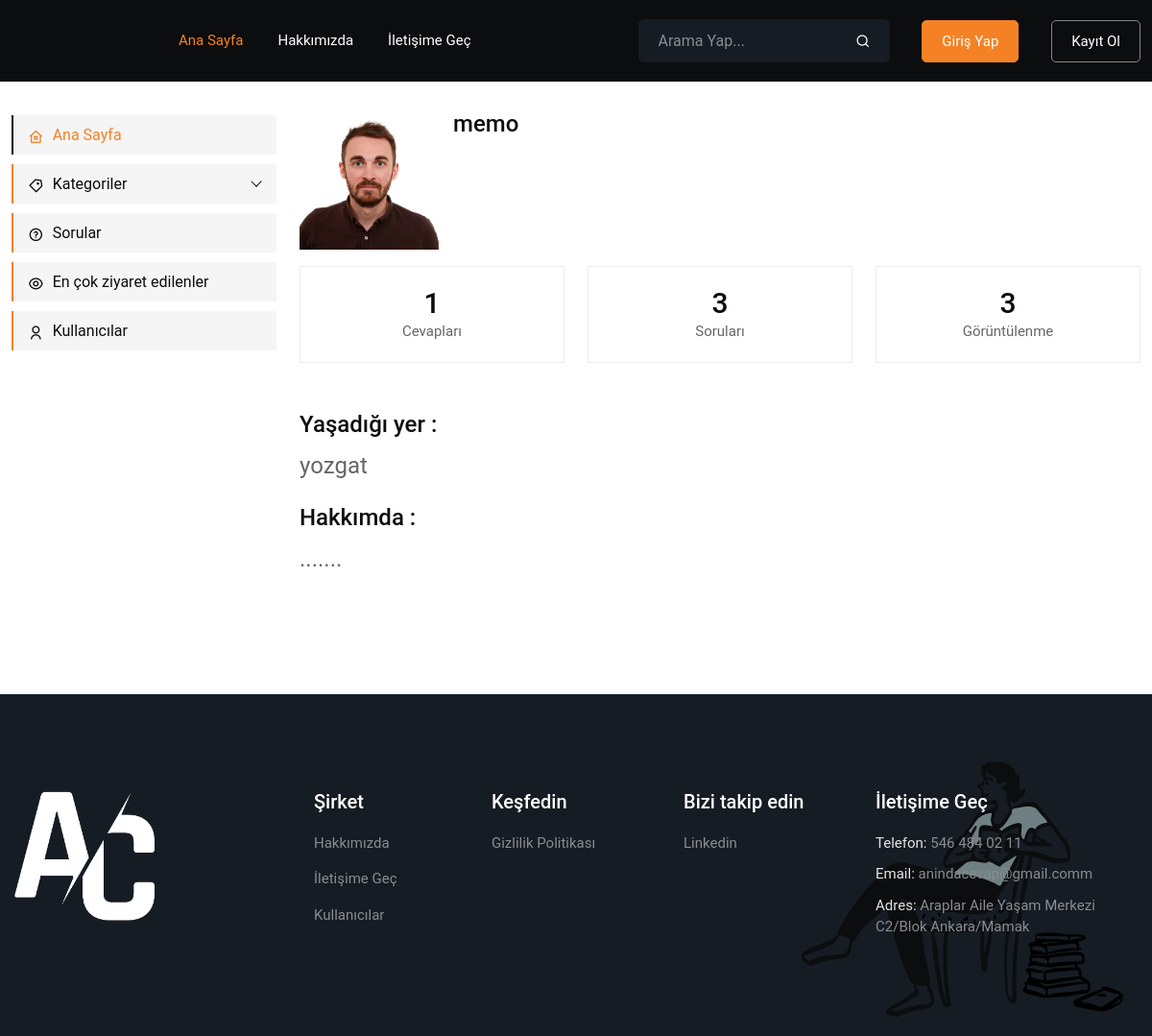
Page /AnindaCevapProjesi/default/user.php?user_id=6 on the committed database.
### tables this page shows
CREATE TABLE `user_details` (
  `user_id` int NOT NULL,
  `display_name` varchar(50) NOT NULL,
  `user_image` varchar(255) DEFAULT NULL,
  `user_about` mediumtext,
  `number_of_questions` int DEFAULT '0',
  `number_of_answers` int DEFAULT '0',
  `country` varchar(50) DEFAULT NULL,
  KEY `user_id` (`user_id`),
  CONSTRAINT `user_details_ibfk_1` FOREIGN KEY (`user_id`) REFERENCES `users` (`user_id`)
);

CREATE TABLE `company_information` (
  `authorization_id` int NOT NULL,
  `company_about` mediumtext,
  `company_phonenumber` varchar(25) NOT NULL,
  `company_email` varchar(255) NOT NULL,
  `company_address` varchar(255) NOT NULL,
  `privacy_policy` mediumtext NOT NULL,
  `Linkedin` varchar(255) DEFAULT NULL,
  KEY `authorization_id` (`authorization_id`),
  CONSTRAINT `company_information_ibfk_1` FOREIGN KEY (`authorization_id`) REFERENCES `authorizations` (`authorization_id`)
);

### AnindaCevapProjesi/default/user.php (the view, shortened to what this page needs)
<?php
include("header.php");
include("connection.php");
if (isset($_GET['user_id']) && !empty($_GET['user_id'])) {
    $user_id = $_GET['user_id'];
    $query = "SELECT ud.display_name, ud.user_about, ud.country, ud.user_image, ud.number_of_questions, ud.number_of_answers, u.registration_date
              FROM Users u
              JOIN User_details ud ON u.user_id = ud.user_id
              WHERE u.user_id = $user_id";
    $result = mysqli_query($baglanti, $query);
    if (mysqli_num_rows($result) > 0) {
        while ($row = mysqli_fetch_assoc($result)) {
            $detay = array(
                'nickname' => $row['display_name'],
                'country' => $row['country'],
                'about' => $row['user_about'],
                'question' => $row['number_of_questions'],
                'answer' => $row['number_of_answers'],
				'user_image' => $row['user_image']
            );
            $viewsQuery = "SELECT SUM(number_of_views) AS total_views FROM questions WHERE user_id = $user_id";
            $viewsResult = mysqli_query($baglanti, $viewsQuery);
            $totalViews = 0;
            if ($viewsResult) {
                $viewsRow = mysqli_fetch_assoc($viewsResult);
                $totalViews = $viewsRow['total_views'];
            } else {
                echo "Görüntülenme sayısı alınamadı: " . mysqli_error($baglanti);
            }
        }
    } else {
        echo '<div class="alert alert-danger" role="alert">
        Bu kategoride henüz hiç soru yok.
        </div>';
    }
} else {
    echo "Kullanıcı belirtilmedi.";
}
?>
<div class="main-content-area ptb-100">
			<div class="container">
				<div class="row">
					<div class="col-lg-3">
						<div class="sidebar-menu-wrap">
							<div class="offcanvas offcanvas-start" tabindex="-1" id="offcanvasExample" aria-labelledby="offcanvasExampleLabel">
								<div class="offcanvas-body">
									<div class="left-sidebar">
									<?php include("sidebar.php");?>
									</div>
								</div>
							</div>
						</div>
					</div>
					<div class="col-lg-9">
						<div class="user-profile-area">
							<div class="profile-content d-flex justify-content-between align-items-center">
							    <div class="profile-img">
                                    <img src="<?php echo $detay['user_image']; ?>" alt="Image">
                                    <h4><?php echo $detay['nickname']; ?></h4>
                                    <p> <br> </p>
                                </div>
							</div>
							<div class="profile-achive">
								<div class="row">
									<div class="col-xl-4 col-sm-6">
										<div class="single-achive">
											<h2><?php echo $detay['answer']; ?></h2>
											<span>Cevapları</span>
										</div>
									</div>
									<div class="col-xl-4 col-sm-6">
										<div class="single-achive">
											<h2><?php echo $detay['question']; ?></h2>
											<span>Soruları</span>
										</div>
									</div>
									<div class="col-xl-4 col-sm-6">
										<div class="single-achive">
											<h2><?php echo isset($totalViews) ? $totalViews : '0'; ?></h2>
											<span>Görüntülenme</span>
										</div>
									</div>
								</div>
							</div>
							<div class="country">
								<h4>Yaşadığı yer :</h4>
			                    <p style="font-size: 24px;"><?php echo !empty($detay['country']) ? $detay['country'] : 'Bilgi Yok'; ?></p>
							</div>
							<div class="about">
								<h4>Hakkımda :</h4>
			                    <p style="font-size: 24px;"><?php echo !empty($detay['about']) ? $detay['about'] : 'Bilgi Yok'; ?></p>
							</div>
						</div>
					</div>
				</div>
		</div>
</div>
<?php include("footer.php"); ?>

### AnindaCevapProjesi/default/footer.php (shortened to what this page needs)
<?php include("connection.php");
	$query = "SELECT * FROM Company_information";
	$result = mysqli_query($baglanti, $query);
	$company = array();
	if (mysqli_num_rows($result) > 0) {
		$row = mysqli_fetch_assoc($result);
		$company = array(
			'about' => $row['company_about'],
			'phone' => $row['company_phonenumber'],
			'email' => $row['company_email'],
			'address' => $row['company_address'],
			'privacy' => $row['privacy_policy'],
		);
	}
	?>
			<div class="footer-area pt-100 pb-70">
				<div class="container">
					<div class="row">
						<div class="col-lg-3 col-sm-6">
							<div class="single-footer-widget style-two">
								<a href="index.php">
									<img src="assets/images/logo.png" width="150px" alt="Image">
								</a>
							</div>
						</div>
						<div class="col-lg-2 col-sm-6">
							<div class="single-footer-widget style-two ml-15">
								<h3>Şirket
								</h3>
								<ul class="import-link">
									<li>
										<a href="about.php">Hakkımızda</a>
									</li>
									<li>
										<a href="contact-us.php">İletişime Geç</a>
									</li>
									<li>
										<a href="all-users.php">Kullanıcılar</a>
									</li>
								</ul>
							</div>
						</div>
						<div class="col-lg-2 col-sm-6">
							<div class="single-footer-widget style-two">
								<h3>Keşfedin</h3>
								<ul class="import-link">
									<li>
										<a href="privacy-policy.php">Gizlilik Politikası</a>
									</li>
								</ul>
							</div>
						</div>
						<div class="col-lg-2 col-sm-6">
							<div class="single-footer-widget style-two">
								<h3>Bizi takip edin</h3>
								<ul class="import-link">
									<li>
										<a href="" >Linkedin</a>
									</li>
								</ul>
							</div>
						</div>
						<div class="col-lg-3 col-sm-6">
							<div class="single-footer-widget style-two">
								<h3>İletişime Geç</h3>
								<ul class="address-link">
									<li>
										<span>Telefon:</span>
										<a href="tel:<?php echo $company['phone']; ?>"><?php echo $company['phone']; ?></a>
									</li>
									<li>
										<span>Email:</span>
										<a href="mailto:<?php echo $company['email']; ?>"><?php echo $company['email']; ?></a>
									</li>
									<li>
									<span>Adres:</span>
									<?php echo $company['address']; ?>
									</li>
								</ul>
							</div>
						</div>
					</div>
				</div>
				<div class="footer-shape">
					<img src="assets/images/footer-shape.png" alt="Image">
				</div>
			</div>
		</body>
	</html>

### AnindaCevapProjesi/default/assets/css/responsive.css (style rules this page uses)
@media only screen and (min-width: 1200px) and (max-width: 1399px) { .container { max-width: 1320px; } }

### rows in the picture
user_details: user_image (picture), display_name "memo", number_of_answers "1", number_of_questions "3", country "yozgat", user_about "......."
company_information: company_phonenumber "546 484 02 11", company_email "anindacevap@gmail.comm", company_address "Araplar Aile Yaşam Merkezi C2/Blok Ankara/Mamak"

### other values in the picture
$totalViews "3"
